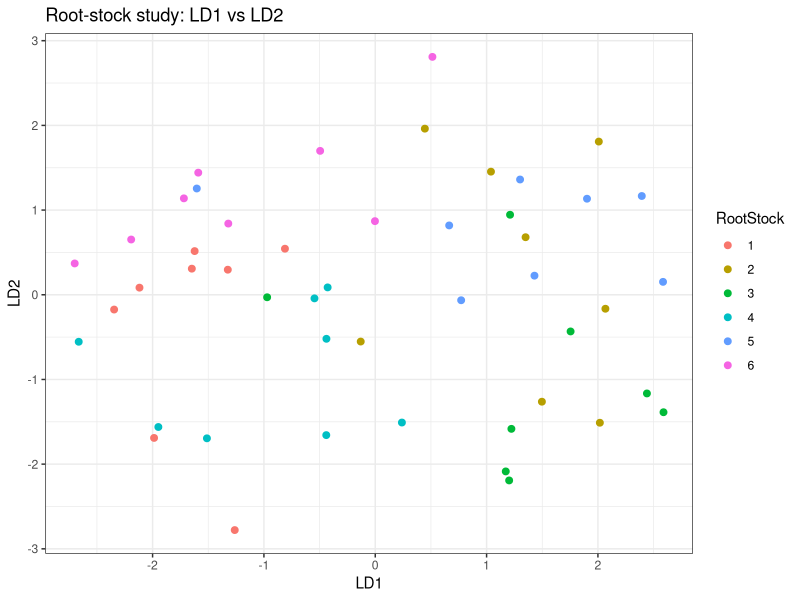

Source code (R):
## ---- chunk 1
library(MASS)
library(ggplot2)

root <- read.table("Data/rootstock.txt", header = TRUE, stringsAsFactors = FALSE)

root$RootStock <- factor(root$RootStock)
str(root)

lda_fit <- lda(RootStock ~ Y1 + Y2 + Y3 + Y4, data = root)

lda_fit$scaling

## ---- chunk 2
prop_var <- lda_fit$svd^2 / sum(lda_fit$svd^2)
round(prop_var, 3)  
cumsum(prop_var)
## ---- chunk 3

scores <- as.data.frame(predict(lda_fit)$x) 
scores$RootStock <- root$RootStock   
ggplot(scores, aes(LD1, LD2, colour = RootStock)) +
  geom_point(size = 2) +
  labs(title = "Root-stock study: LD1 vs LD2") +
  theme_bw()

## ---- chunk 4

new_tree <- data.frame(Y1 = 1.09, Y2 = 2.69, Y3 = 4.38, Y4 = 1.29)

pred <- predict(lda_fit, new_tree)
pred$class
pred$posterior
## ---- chunk 5
a <- c(0.32, 0.05, 0.19, -2.13, -0.14)

bird1 <- c(156, 245, 31.60, 18.50, 20.50) 

mean_surv <- c(157.3, 241.0, 31.4, 18.5, 20.8)
mean_died <- c(158.4, 241.5, 31.4, 18.4, 20.8)

pi <- c(surv = 0.43, died = 0.57)
## ---- chunk 6
Z  <- sum(a * bird1)    
cat("Bird 1 Z score is", Z)
## ---- chunk 7
Z_surv <- sum(a * mean_surv)
Z_died <- sum(a * mean_died)

cat("Survived mean is", Z_surv, " \nDied mean is", Z_died)

## ---- chunk 8
midpt   <- 0.5 * (Z_surv + Z_died)          # 26.33
class_eq <- ifelse(Z < midpt, "survived", "died")

cat("The Midpoint is", midpt, "\nGiven this data, Bird 1 ", class_eq)
